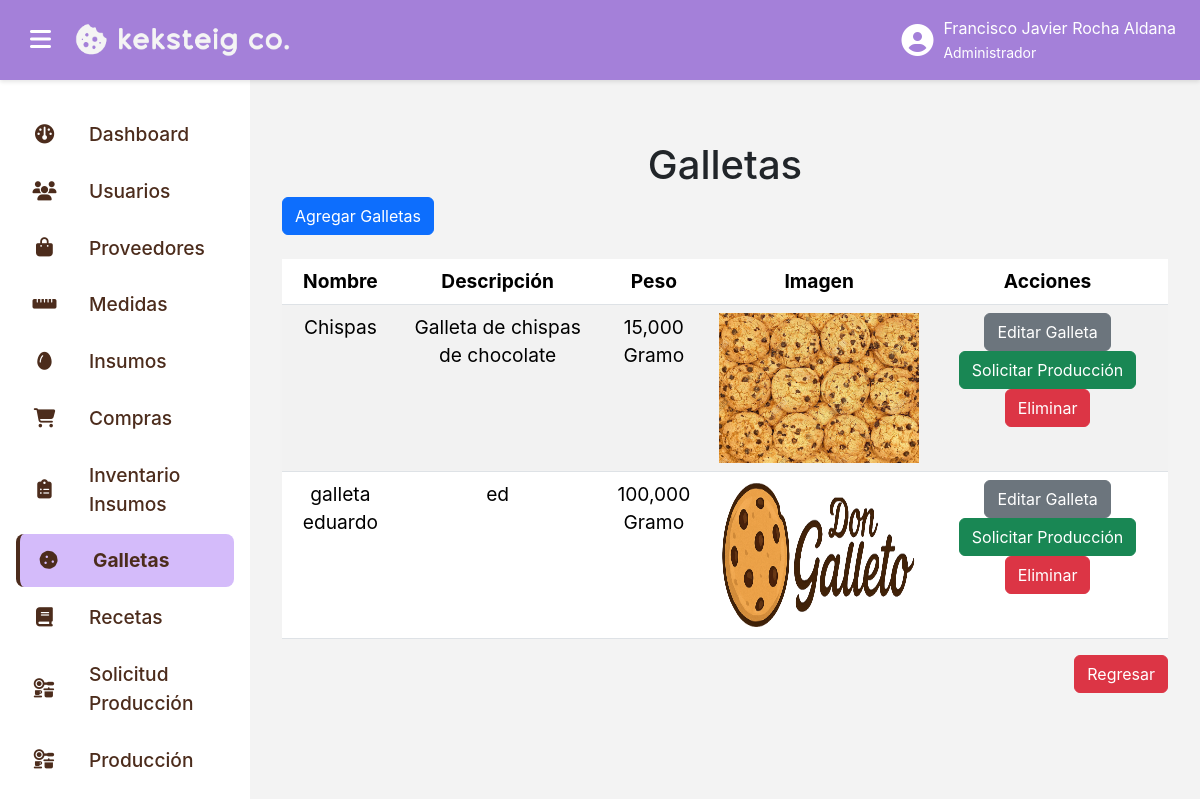
The app's page /galletas/lista_galletas/ (signed in) with its own data.
### galletas_app/models.py (models this page shows, shortened)
class Galleta(models.Model):
    nombre = models.TextField(max_length=100)
    descripcion = models.TextField(max_length=1000)
    peso_individual = models.DecimalField(decimal_places=3, max_digits=10)
    imagen = models.ImageField(upload_to="Galletas/", null=False, blank=False)
    medida = models.ForeignKey(Medida, on_delete=models.CASCADE, null=False, blank=False)

### medidas_app/models.py (models this page shows)
class Medida(models.Model):
    nombre = models.TextField(max_length=50, null=False)
    nomenclatura = models.TextField(max_length=5, null=False)
    def __str__(self):
        return f"{self.nombre}"

### galletas_app/views.py (the view, shortened to what this page needs)
# urls.py: path("lista_galletas/", login_required(ListaGalletasView.as_view()), name="lista_galletas"),
class ListaGalletasView(PermissionRequiredMixin, TemplateView):
    permission_required = ["galletas_app.view_Galleta"]
    login_url = "login"
    template_name = "lista_galletas.html"
    def get_context_data(self):
        lista = Galleta.objects.all()
        return {
            "lista": lista
        }

### galletas_app/templates/lista_galletas.html (shortened to what this page needs)
{% extends "base.html" %}
{% load static %}
{% block content %}
<div class="pantalla-completa">
    <div class="menu">
        <h1 class="text-center">
            Galletas
        </h1>
        <a class="btn btn-primary" href="{% url "crear_galletas" %}">
            Agregar Galletas
        </a>
        <div class="row d-flex mt-4">
            <div class="col-lg-12 col-md-12 col-sm-12 col-12">
                <div class="d-flex align-items-center justify-content-center">
                    <table class="table table-hover table-striped">
                        <thead>
                            <th class="text-center">
                                Nombre
                            </th>
                            <th class="text-center">
                                Descripci&oacute;n
                            </th>
                            <th class="text-center">
                                Peso
                            </th>
                            <th class="text-center">
                                Imagen
                            </th>
                            <th class="text-center">
                                Acciones
                            </th>
                        </thead>
                        <tbody>
                            {% for item in lista %}
                                <tr>
                                    <td class="text-center">
                                        {{ item.nombre }}
                                    </td>
                                    <td class="text-center">
                                        {{ item.descripcion }}
                                    </td>
                                    <td class="text-center">
                                        {{ item.peso_individual }} {{ item.medida }}
                                    </td>
                                    <td class="text-center">
                                        {% if item.imagen.url is not None %}
                                            <img src="{{ item.imagen.url }}" alt="Imagen de la galleta" style="height: 150px; width: 200px;"/>
                                        {% endif %}
                                    </td>
                                    <td class="text-center">
                                        <a class="btn btn-secondary" href="{% url "editar_galletas" item.id %}">
                                            Editar Galleta
                                        </a>
                                        <button class="btn btn-success" data-bs-toggle="modal" data-bs-target="#Modal" data-id="{{ item.id }}">
                                            Solicitar Producci&oacute;n
                                        </button>
                                        <button class="btn btn-danger" data-bs-toggle="modal" data-bs-target="#deleteModal" data-id="{{ item.id }}">
                                            Eliminar
                                        </button>
                                    </td>
                                </tr>
                            {% endfor %}
                        </tbody>
                    </table>
                </div>
            </div>
        </div>
        <div class="d-flex align-items-center justify-content-end">
            <a class="btn btn-danger" href="{% url "home" %}">
                Regresar
            </a>
        </div>
    </div>
</div>
{% endblock content %}

### templates/base.html (shortened to what this page needs)
{% load static %}
<!DOCTYPE html>
<html lang="es">
<head>
    <link rel="stylesheet" href="{% static 'css/bootstrap.min.css' %}">
    <link href="https://cdnjs.cloudflare.com/ajax/libs/font-awesome/6.7.2/css/all.min.css" rel="stylesheet">
    <link rel="stylesheet" href="{% static 'css/styles.css' %}">
</head>
<body>
    <div class="topbar">
        <div class="d-flex align-items-center gap-3">
            <button class="sidebar-toggle" id="menuToggle">
                <i class="fas fa-bars"></i>
            </button>
            <a href="{% url 'home' %}" style="text-decoration: none;" class="logo-container">
                <img src="{% static 'image/logo-horizontal-light.png' %}" alt="Don Galleto Logo" class="logo">
            </a>
        </div>
        <div class="user-info">
            <i class="fas fa-user-circle"></i>
            <span>
                {{ user.first_name }} {{ user.last_name }}
                <br>
                <small>
                    {% for group in user.groups.all %}
                        {{ group.name }}
                    {% empty %}
                        El usuario no pertenece a ningún grupo.
                    {% endfor %}
                </small>
            </span>
        </div>
    </div>
    <div class="sidebar {% if is_sidebar_collapsed %}collapsed{% endif %}" id="sidebar">
        {% for grupo in request.user.groups.all %}
            {% if grupo.name == 'Administrador' %}
                <a href="{% url 'home' %}" class="{% if request.resolver_match.url_name == 'home' %}active{% endif %}">
                    <i class="fa-solid fa-dashboard"></i>
                    <span>
                        Dashboard
                    </span>
                </a>
            {% endif %}
            {% if grupo.name == 'Administrador' %}
                <a href="{% url 'lista_usuarios' %}" class="{% if '/usuarios/' in request.path %}active{% endif %}">
                    <i class="fas fa-users"></i>
                    <span>
                        Usuarios
                    </span>
                </a>
            {% endif %}
            {% if grupo.name == 'Administrador' %}
                <a href="{% url 'lista_proveedores' %}" class="{% if request.resolver_match.url_name == 'lista_proveedores' %}active{% endif %}">
                    <i class="fa-solid fa-bag-shopping"></i>
                    <span>
                        Proveedores
                    </span>
                </a>
            {% endif %}
            {% if grupo.name == 'Administrador' %}
                <a href="{% url 'lista_medidas' %}" class="{% if request.resolver_match.url_name == 'lista_medidas' %}active{% endif %}">
                    <i class="fa-solid fa-ruler-horizontal"></i>
                    <span>
                        Medidas
                    </span>
                </a>
            {% endif %}
            {% if grupo.name == 'Administrador' %}
                <a href="{% url 'lista_insumos' %}" class="{% if request.resolver_match.url_name == 'lista_insumos' %}active{% endif %}">
                    <i class="fa-solid fa-egg"></i>
                    <span>
                        Insumos
                    </span>
                </a>
            {% endif %}
            {% if grupo.name == 'Administrador' %}
                <a href="{% url 'lista_compras' %}" class="{% if request.resolver_match.url_name == 'lista_compras' %}active{% endif %}">
                    <i class="fa-solid fa-cart-shopping"></i>
                    <span>
                        Compras
                    </span>
                </a>
            {% endif %}
            {% if grupo.name == 'Administrador' %}
                <a href="{% url 'lista_inventario' %}" class="{% if request.resolver_match.url_name == 'lista_inventario' %}active{% endif %}">
                    <i class="fa-solid fa-clipboard-list"></i>
                    <span>
                        Inventario Insumos
                    </span>
                </a>
            {% endif %}
            {% if grupo.name == 'Administrador' %}
                <a href="{% url 'lista_galletas' %}" class="{% if request.resolver_match.url_name == 'lista_galletas' %}active{% endif %}">
                    <i class="fa-solid fa-cookie"></i>
                    <span>
                        Galletas
                    </span>
                </a>
            {% endif %}
            {% if grupo.name == 'Administrador' %}
                <a href="{% url 'lista_recetas' %}" class="{% if request.resolver_match.url_name == 'lista_recetas' %}active{% endif %}">
                    <i class="fa-solid fa-book"></i>
                    <span>
                        Recetas
                    </span>
                </a>
            {% endif %}
            {% if grupo.name == 'Administrador' %}
                <a href="{% url 'lista_solicitarproducciones' %}" class="{% if request.resolver_match.url_name == 'lista_solicitarproducciones' %}active{% endif %}">
                    <i class="fa-solid fa-kitchen-set"></i>
                    <span>
                        Solicitud Producción
                    </span>
                </a>
            {% endif %}
            {% if grupo.name == 'Administrador' %}
                <a href="{% url 'lista_producciones' %}" class="{% if request.resolver_match.url_name == 'lista_producciones' %}active{% endif %}">
                    <i class="fa-solid fa-kitchen-set"></i>
                    <span>
                        Producción
                    </span>
                </a>
            {% endif %}
            {% if grupo.name == 'Administrador' %}
                <a href="{% url 'lista_mermas' %}" class="{% if request.resolver_match.url_name == 'lista_mermas' %}active{% endif %}">
                </a>
            {% endif %}
        {% endfor %}
    </div>
    <div class="content">
        {% block content %}
        {% endblock content %}
    </div>
</body>
</html>

### static/css/styles.css (style rules this page uses)
:root { --primary-color: #a480d9; --primary-dark: #8a66c9; --primary-light: #d4bbfa; --text-color: #4C2C1C; --danger-color: #de3421; --danger-dark: #c42e1c; --background-color: #f3f3f3; --border-color: #dee2e6; --white: #fff; }
body { margin: 0; font-family: 'SFPRODISPLAY', sans-serif; font-size: 1.2rem; background-color: var(--background-color); }
.content { margin-left: 250px; margin-top: 80px; padding: 2rem; transition: margin-left 0.3s ease; }
.topbar { position: fixed; top: 0; left: 0; width: 100%; height: 80px; background-color: var(--primary-color); display: flex; align-items: center; justify-content: space-between; padding: 0 1.5rem; z-index: 1050; box-shadow: 0 2px 4px rgba(0, 0, 0, 0.1); }
.topbar img.logo { height: 50px; transition: transform 0.3s ease; }
.sidebar-toggle { background: none; border: none; font-size: 1.5rem; color: var(--white); }
.sidebar { width: 250px; height: 100vh; background-color: var(--white); position: fixed; top: 80px; left: 0; padding: 1.5rem 1rem; transition: transform 0.3s ease; z-index: 1000; overflow-y: auto; scrollbar-width: thin; }
.sidebar a { display: flex; align-items: center; gap: 2rem; padding: 0.75rem 1rem; margin: 0.25rem 0; border: none; background: none; color: #4C2C1C; font-weight: 500; text-decoration: none; border-radius: 8px; width: 100%; transition: all 0.3s ease; }
.sidebar a i { min-width: 25px; text-align: center; }
.sidebar a span { text-align: left; flex: 1; }
.sidebar a i { transition: transform 0.3s ease; }
.sidebar a.active { background-color: var(--primary-light); border-left: 4px solid var(--text-color); font-weight: bold; }
.user-info { position: relative; display: flex; align-items: center; gap: 10px; font-size: 1rem; color: var(--white); cursor: pointer; }
.user-info i { font-size: 2rem; }
.user-info > span { display: block; }

### records on screen
Galleta: nombre "Chispas", descripcion "Galleta de chispas de chocolate", peso_individual "15,000", medida "Gramo", imagen (picture)
Galleta: nombre "galleta eduardo", descripcion "ed", peso_individual "100,000", medida "Gramo", imagen (picture)

### other values on screen
{{ user.first_name }} "Francisco Javier"
{{ user.last_name }} "Rocha Aldana"
{{ group.name }} "Administrador"
